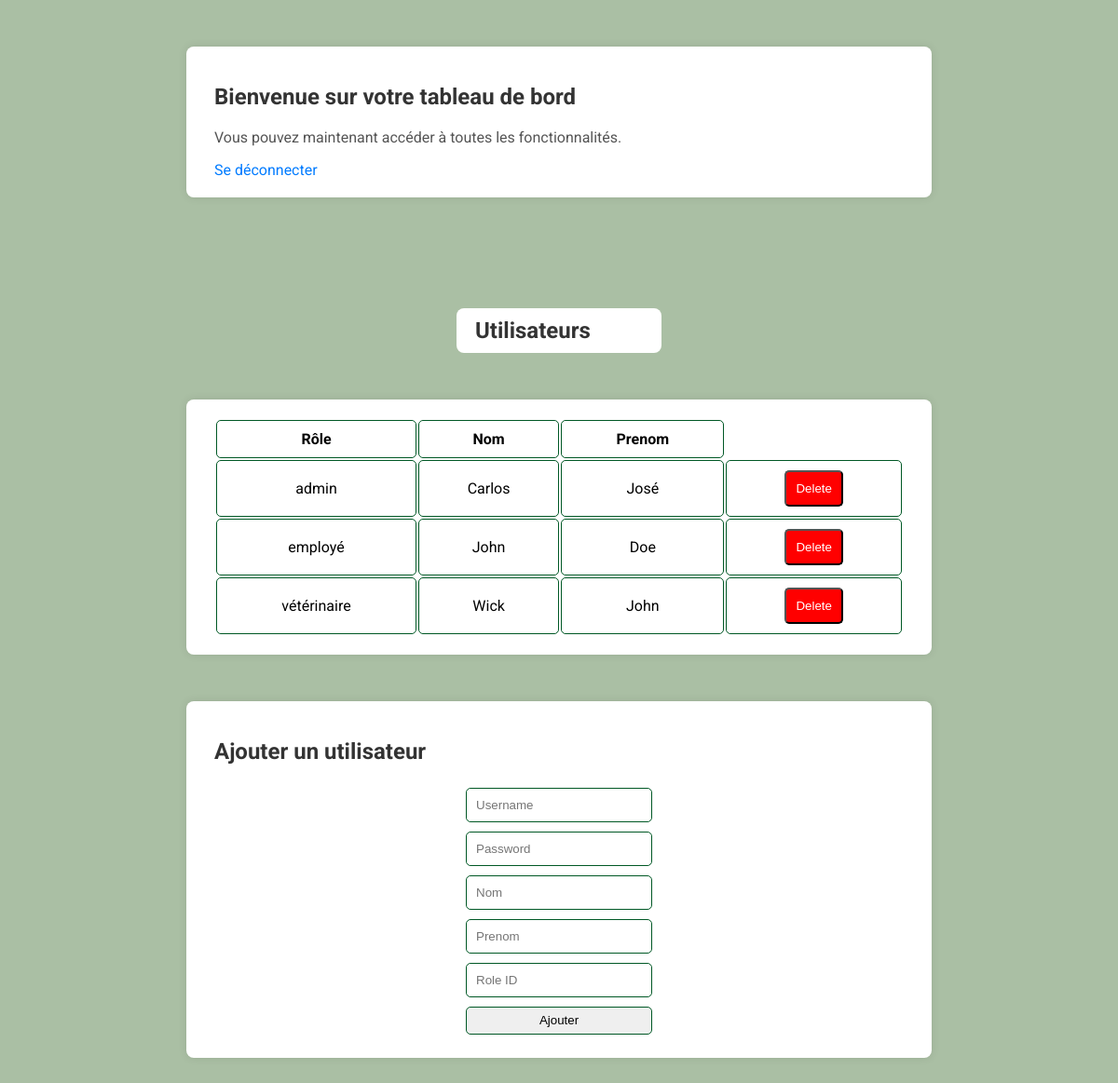
Page /dashboard_admin.php on the committed database.
### tables this page shows
CREATE TABLE IF NOT EXISTS `users` (
  `id` int(11) NOT NULL AUTO_INCREMENT,
  `username` varchar(50) DEFAULT NULL,
  `password` varchar(50) DEFAULT NULL,
  `nom` varchar(50) DEFAULT NULL,
  `prenom` varchar(50) DEFAULT NULL,
  `role_id` int(11) NOT NULL,
  PRIMARY KEY (`id`),
  UNIQUE KEY `username` (`username`),
  KEY `role_id` (`role_id`)
);

### dashboard_admin.php (the view, shortened to what this page needs)
<?php
require "db_Connection.php";
?>
<!DOCTYPE html>
<html lang="fr">
<head>
    <link rel="stylesheet" href="./css/dashboard.css">
</head>
<body>
<div class="dashboard-container">
    <h2>Bienvenue sur votre tableau de bord</h2>
    <p>Vous pouvez maintenant accéder à toutes les fonctionnalités.</p>
    <a href="logout.php">Se déconnecter</a>
</div><br>
    <?php
    try{
        $pdo = new PDO("mysql:host=$hostname;dbname=$database", $username, $password);
        $pdo->setAttribute(PDO::ATTR_ERRMODE, PDO::ERRMODE_EXCEPTION);
        $query = "SELECT * FROM users" ;
        $stmt = $pdo->prepare($query);
        $stmt->execute();
        $users = $stmt->fetchAll(PDO::FETCH_ASSOC);
    }catch(PDOException $e){
        echo "Erreur de connexion à la base de données : " . $e->getMessage();
    }
    ?>
    <section>
        <h1 class="title">Utilisateurs</h1>
        <table class="dashboard-container">
            <tr>
                <th>Rôle</th>
                <th>Nom</th>
                <th>Prenom</th>
            </tr>
            <tr>
                <?php
                    foreach($users as $user)
                    {
                    ?>
                <td><?php echo $user['username'] ?></td>
                <td><?php echo $user['nom'] ?></td>
                <td><?php echo $user['prenom'] ?></td>
                    <form action="delete_user.php" method="post">
                        <td><button type="submit" class="delete-btn" name="user-delete" value="<?php $user['username']; ?>">Delete</button></td>
                    </form>
            </tr>
                    <?php
                    }
                    ?>
        </table>
    </section>
    <section class="dashboard-container">
        <h2>Ajouter un utilisateur</h2>
            <form action="formhandler.php" method="post">
                <input type="text" name="username" placeholder="Username" required>
                <input type="password" name="password" placeholder="Password" required>
                <input type="text" name="nom" placeholder="Nom" required>
                <input type="text" name="prenom" placeholder="Prenom" required>
                <input type="text" name="role_id" placeholder="Role ID" required>
                    <button class="btn">Ajouter</button>
            </form>
    </section>
</body>
</html>

### css/dashboard.css (style rules this page uses)
body { font-family: var(--font-family); background-color: var(--color-light-background); margin: 0; padding: 0; }
.dashboard-container { width: 800px; height: auto; margin: 50px auto; background-color: #fff; padding: 20px 30px; box-shadow: 0px 0px 10px rgba(0, 0, 0, 0.1); border-radius: 8px; }
h2 { color: #333; align-self: center; }
p { color: #555; }
a { color: #007BFF; text-decoration: none; }
.title { margin: 50px auto; background-color: #fff; max-width: 220px; border-radius: 8px; padding: 10px 20px; color:#333; }
form { display: flex; flex-direction: column; }
input { width: 200px; padding: 10px; margin: 5px; border-radius: 5px; border: 1px solid var(--color-dark-background); align-self: center; }
.btn { width: 200px; height: 30px; border: 1px solid var(--color-dark-background); border-radius: 5px; margin: 5px; align-self: center; }
.delete-btn { background-color: red; border-radius: 5px; padding: 10px; color: white; }
th, td { border: 1px solid var(--color-dark-background); padding: 10px; text-align: center; border-radius: 5px; }

### css/base.css (style rules this page uses)
:root { --color-main-background: #5E9B44; --color-light-background: #AABFA4; --color-dark-background: #005825; --font-family: "Roboto", sans-sefif; }
* { box-sizing: border-box; }
body { margin: 0; padding: 0; }

### rows in the picture
users: username "admin", nom "Carlos", prenom "José"
users: username "employé", nom "John", prenom "Doe"
users: username "vétérinaire", nom "Wick", prenom "John"
